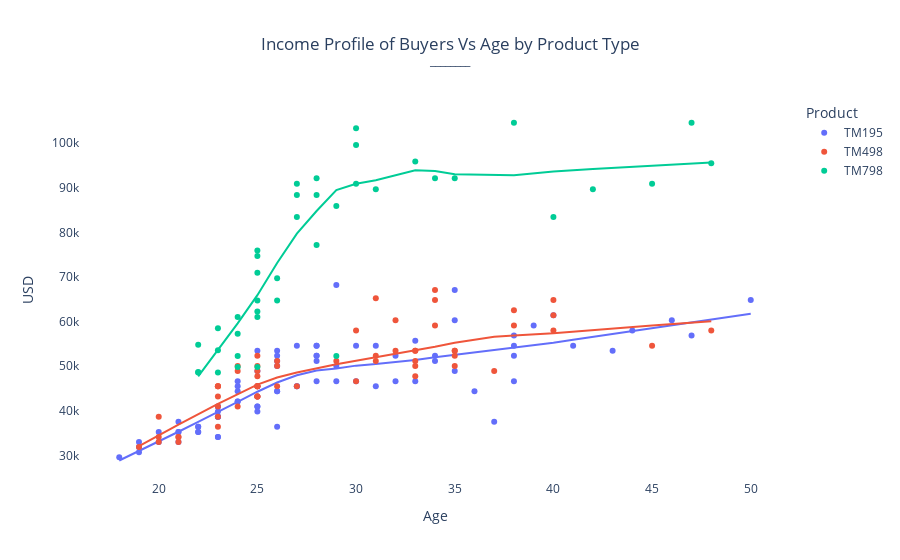

The notebook cell saved with this chart:
### Markdown cell above
**Please note: limited discrepancy between Genders as illustrated by Lowess lines, the dynamics are very similar.<br>
**Main difference is in the \\$80 to 100K range with a lot more male aged buyers.
______________________________________________________________________________________________________________________________________________

### Code cell
# Income Profile of Buyers Vs Age by Product

title_ = 'Income Profile of Buyers Vs Age by Product Type<br><sup>________'
labels_ = {"Income":"Annual Income"}
inc_scat = px.scatter(df,
                      x = 'Age',
                      y = 'Income',
                      color = 'Product',
                      trendline = 'lowess',
                      labels = labels_,
                      title = title_)
inc_scat.update_layout(title_x = 0.5, yaxis_title = "USD", plot_bgcolor = 'white')
inc_scat.show()

### Figure 1 — Plotly figure (JSON) as saved in the notebook; plotly's stock layout.template omitted (floating-point values rounded to 4 significant figures)
{"data": [{"hovertemplate": "Product=TM195<br>Age=%{x}<br>Annual Income=%{y}<extra></extra>", "legendgroup": "TM195", "marker": {"color": "#636efa", "symbol": "circle"}, "mode": "markers", "name": "TM195", "orientation": "v", "showlegend": true, "type": "scatter", "x": [18, 19, 19, 19, 20, 20, 21, 21, 21, 21, 22, 22, 22, 22, 23, 23, 23, 23, 23, 23, 23, 23, 24, 24, 24, 24, 24, 25, 25, 25, 25, 25, 25, 25, 26, 26, 26, 26, 26, 26, 26, 27, 27, 27, 28, 28, 28, 28, 28, 28, 29, 29, 29, 30, 30, 31, 31, 32, 32, 33, 33, 34, 34, 35, 35, 35, 36, 37, 38, 38, 38, 38, 39, 40, 41, 43, 44, 46, 47, 50], "xaxis": "x", "y": [29562, 31836, 30699, 32973, 35247, 32973, 35247, 32973, 35247, 37521, 36384, 35247, 36384, 35247, 38658, 40932, 34110, 39795, 38658, 34110, 38658, 40932, 42069, 44343, 45480, 42069, 46617, 48891, 45480, 53439, 39795, 40932, 40932, 43206, 44343, 52302, 53439, 51165, 36384, 44343, 50028, 45480, 54576, 45480, 46617, 52302, 52302, 54576, 54576, 51165, 68220, 46617, 50028, 46617, 54576, 54576, 45480, 46617, 52302, 55713, 46617, 51165, 52302, 48891, 60261, 67083, 44343, 37521, 46617, 54576, 52302, 56850, 59124, 61398, 54576, 53439, 57987, 60261, 56850, 64809], "yaxis": "y"}, {"hovertemplate": "<b>LOWESS trendline</b><br><br>Product=TM195<br>Age=%{x}<br>Annual Income=%{y} <b>(trend)</b><extra></extra>", "legendgroup": "TM195", "marker": {"color": "#636efa", "symbol": "circle"}, "mode": "lines", "name": "TM195", "showlegend": false, "type": "scatter", "x": [18, 19, 19, 19, 20, 20, 21, 21, 21, 21, 22, 22, 22, 22, 23, 23, 23, 23, 23, 23, 23, 23, 24, 24, 24, 24, 24, 25, 25, 25, 25, 25, 25, 25, 26, 26, 26, 26, 26, 26, 26, 27, 27, 27, 28, 28, 28, 28, 28, 28, 29, 29, 29, 30, 30, 31, 31, 32, 32, 33, 33, 34, 34, 35, 35, 35, 36, 37, 38, 38, 38, 38, 39, 40, 41, 43, 44, 46, 47, 50], "xaxis": "x", "y": [28830.0, 30940.0, 30940.0, 30940.0, 33090.0, 33090.0, 35280.0, 35280.0, 35280.0, 35280.0, 37480.0, 37480.0, 37480.0, 37480.0, 39670.0, 39670.0, 39670.0, 39670.0, 39670.0, 39670.0, 39670.0, 39670.0, 41970.0, 41970.0, 41970.0, 41970.0, 41970.0, 44260.0, 44260.0, 44260.0, 44260.0, 44260.0, 44260.0, 44260.0, 46320.0, 46320.0, 46320.0, 46320.0, 46320.0, 46320.0, 46320.0, 47950.0, 47950.0, 47950.0, 49010.0, 49010.0, 49010.0, 49010.0, 49010.0, 49010.0, 49480.0, 49480.0, 49480.0, 50110.0, 50110.0, 50460.0, 50460.0, 50860.0, 50860.0, 51380.0, 51380.0, 52000.0, 52000.0, 52530.0, 52530.0, 52530.0, 53040.0, 53550.0, 54050.0, 54050.0, 54050.0, 54050.0, 54630.0, 55260.0, 55910.0, 57220.0, 57870.0, 59160.0, 59800.0, 61750.0], "yaxis": "y"}, {"hovertemplate": "Product=TM498<br>Age=%{x}<br>Annual Income=%{y}<extra></extra>", "legendgroup": "TM498", "marker": {"color": "#EF553B", "symbol": "circle"}, "mode": "markers", "name": "TM498", "orientation": "v", "showlegend": true, "type": "scatter", "x": [19, 20, 20, 20, 21, 21, 21, 23, 23, 23, 23, 23, 23, 23, 24, 24, 24, 25, 25, 25, 25, 25, 25, 25, 25, 25, 25, 25, 26, 26, 26, 27, 29, 30, 30, 31, 31, 31, 32, 32, 33, 33, 33, 33, 33, 34, 34, 34, 35, 35, 35, 35, 37, 38, 38, 40, 40, 40, 45, 48], "xaxis": "x", "y": [31836, 32973, 34110, 38658, 34110, 34110, 32973, 36384, 38658, 45480, 45480, 43206, 40932, 45480, 40932, 48891, 50028, 45480, 43206, 52302, 47754, 45480, 43206, 45480, 43206, 50028, 45480, 48891, 45480, 50028, 51165, 45480, 51165, 57987, 46617, 52302, 51165, 65220, 60261, 53439, 53439, 50028, 51165, 53439, 47754, 64809, 59124, 67083, 52302, 53439, 50028, 53439, 48891, 62535, 59124, 61398, 57987, 64809, 54576, 57987], "yaxis": "y"}, {"hovertemplate": "<b>LOWESS trendline</b><br><br>Product=TM498<br>Age=%{x}<br>Annual Income=%{y} <b>(trend)</b><extra></extra>", "legendgroup": "TM498", "marker": {"color": "#EF553B", "symbol": "circle"}, "mode": "lines", "name": "TM498", "showlegend": false, "type": "scatter", "x": [19, 20, 20, 20, 21, 21, 21, 23, 23, 23, 23, 23, 23, 23, 24, 24, 24, 25, 25, 25, 25, 25, 25, 25, 25, 25, 25, 25, 26, 26, 26, 27, 29, 30, 30, 31, 31, 31, 32, 32, 33, 33, 33, 33, 33, 34, 34, 34, 35, 35, 35, 35, 37, 38, 38, 40, 40, 40, 45, 48], "xaxis": "x", "y": [32070.0, 34500.0, 34500.0, 34500.0, 36890.0, 36890.0, 36890.0, 41520.0, 41520.0, 41520.0, 41520.0, 41520.0, 41520.0, 41520.0, 43750.0, 43750.0, 43750.0, 45860.0, 45860.0, 45860.0, 45860.0, 45860.0, 45860.0, 45860.0, 45860.0, 45860.0, 45860.0, 45860.0, 47460.0, 47460.0, 47460.0, 48590.0, 50440.0, 51190.0, 51190.0, 52060.0, 52060.0, 52060.0, 52700.0, 52700.0, 53460.0, 53460.0, 53460.0, 53460.0, 53460.0, 54320.0, 54320.0, 54320.0, 55260.0, 55260.0, 55260.0, 55260.0, 56610.0, 56870.0, 56870.0, 57360.0, 57360.0, 57360.0, 59110.0, 60050.0], "yaxis": "y"}, {"hovertemplate": "Product=TM798<br>Age=%{x}<br>Annual Income=%{y}<extra></extra>", "legendgroup": "TM798", "marker": {"color": "#00cc96", "symbol": "circle"}, "mode": "markers", "name": "TM798", "orientation": "v", "showlegend": true, "type": "scatter", "x": [22, 22, 22, 23, 23, 23, 24, 24, 24, 24, 25, 25, 25, 25, 25, 25, 25, 26, 26, 27, 27, 27, 28, 28, 28, 29, 29, 30, 30, 30, 31, 33, 34, 35, 38, 40, 42, 45, 47, 48], "xaxis": "x", "y": [48658, 54781, 48556, 58516, 53536, 48556, 61006, 57271, 52291, 49801, 49801, 62251, 61006, 64741, 70966, 75946, 74701, 69721, 64741, 83416, 88396, 90886, 92131, 77191, 88396, 52290, 85906, 90886, 103336, 99601, 89641, 95866, 92131, 92131, 104581, 83416, 89641, 90886, 104581, 95508], "yaxis": "y"}, {"hovertemplate": "<b>LOWESS trendline</b><br><br>Product=TM798<br>Age=%{x}<br>Annual Income=%{y} <b>(trend)</b><extra></extra>", "legendgroup": "TM798", "marker": {"color": "#00cc96", "symbol": "circle"}, "mode": "lines", "name": "TM798", "showlegend": false, "type": "scatter", "x": [22, 22, 22, 23, 23, 23, 24, 24, 24, 24, 25, 25, 25, 25, 25, 25, 25, 26, 26, 27, 27, 27, 28, 28, 28, 29, 29, 30, 30, 30, 31, 33, 34, 35, 38, 40, 42, 45, 47, 48], "xaxis": "x", "y": [47690.0, 47690.0, 47690.0, 53510.0, 53510.0, 53510.0, 59570.0, 59570.0, 59570.0, 59570.0, 65910.0, 65910.0, 65910.0, 65910.0, 65910.0, 65910.0, 65910.0, 73140.0, 73140.0, 79720.0, 79720.0, 79720.0, 84780.0, 84780.0, 84780.0, 89490.0, 89490.0, 90900.0, 90900.0, 90900.0, 91700.0, 93910.0, 93770.0, 93060.0, 92820.0, 93640.0, 94210.0, 94910.0, 95390.0, 95660.0], "yaxis": "y"}], "layout": {"autosize": true, "legend": {"title": {"text": "Product"}, "tracegroupgap": 0}, "plot_bgcolor": "white", "title": {"text": "Income Profile of Buyers Vs Age by Product Type<br><sup>________", "x": 0.5}, "xaxis": {"anchor": "y", "autorange": true, "domain": [0, 1], "range": [16.06, 51.94], "title": {"text": "Age"}, "type": "linear"}, "yaxis": {"anchor": "x", "autorange": true, "domain": [0, 1], "range": [23370.0, 110800.0], "title": {"text": "USD"}, "type": "linear"}}}
